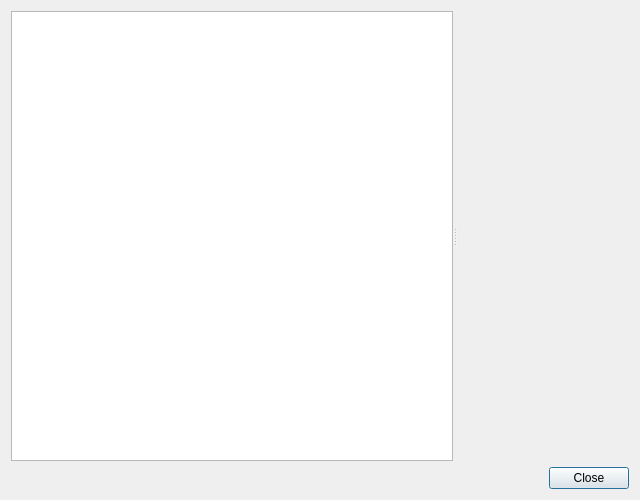
<?xml version="1.0" encoding="UTF-8"?>
<ui version="4.0">
 <class>HelpDialog</class>
 <widget class="QDialog" name="HelpDialog">
  <property name="geometry">
   <rect>
    <x>0</x>
    <y>0</y>
    <width>640</width>
    <height>500</height>
   </rect>
  </property>
  <property name="mouseTracking">
   <bool>false</bool>
  </property>
  <property name="windowTitle">
   <string>Dialog</string>
  </property>
  <layout class="QVBoxLayout" name="verticalLayout">
   <item>
    <widget class="QSplitter" name="splitter">
     <property name="orientation">
      <enum>Qt::Horizontal</enum>
     </property>
     <widget class="QTreeView" name="treeView">
      <property name="sizePolicy">
       <sizepolicy hsizetype="Preferred" vsizetype="Preferred">
        <horstretch>0</horstretch>
        <verstretch>0</verstretch>
       </sizepolicy>
      </property>
      <property name="headerHidden">
       <bool>true</bool>
      </property>
     </widget>
     <widget class="HelpBrowser" name="helpBrowser" native="true"/>
    </widget>
   </item>
   <item>
    <widget class="QDialogButtonBox" name="buttonBox">
     <property name="orientation">
      <enum>Qt::Horizontal</enum>
     </property>
     <property name="standardButtons">
      <set>QDialogButtonBox::Close</set>
     </property>
    </widget>
   </item>
  </layout>
 </widget>
 <customwidgets>
  <customwidget>
   <class>HelpBrowser</class>
   <extends>QWidget</extends>
   <header location="global">helpbrowser.h</header>
   <container>1</container>
  </customwidget>
 </customwidgets>
 <resources/>
 <connections>
  <connection>
   <sender>buttonBox</sender>
   <signal>accepted()</signal>
   <receiver>HelpDialog</receiver>
   <slot>accept()</slot>
   <hints>
    <hint type="sourcelabel">
     <x>248</x>
     <y>254</y>
    </hint>
    <hint type="destinationlabel">
     <x>157</x>
     <y>274</y>
    </hint>
   </hints>
  </connection>
  <connection>
   <sender>buttonBox</sender>
   <signal>rejected()</signal>
   <receiver>HelpDialog</receiver>
   <slot>reject()</slot>
   <hints>
    <hint type="sourcelabel">
     <x>316</x>
     <y>260</y>
    </hint>
    <hint type="destinationlabel">
     <x>286</x>
     <y>274</y>
    </hint>
   </hints>
  </connection>
 </connections>
</ui>
